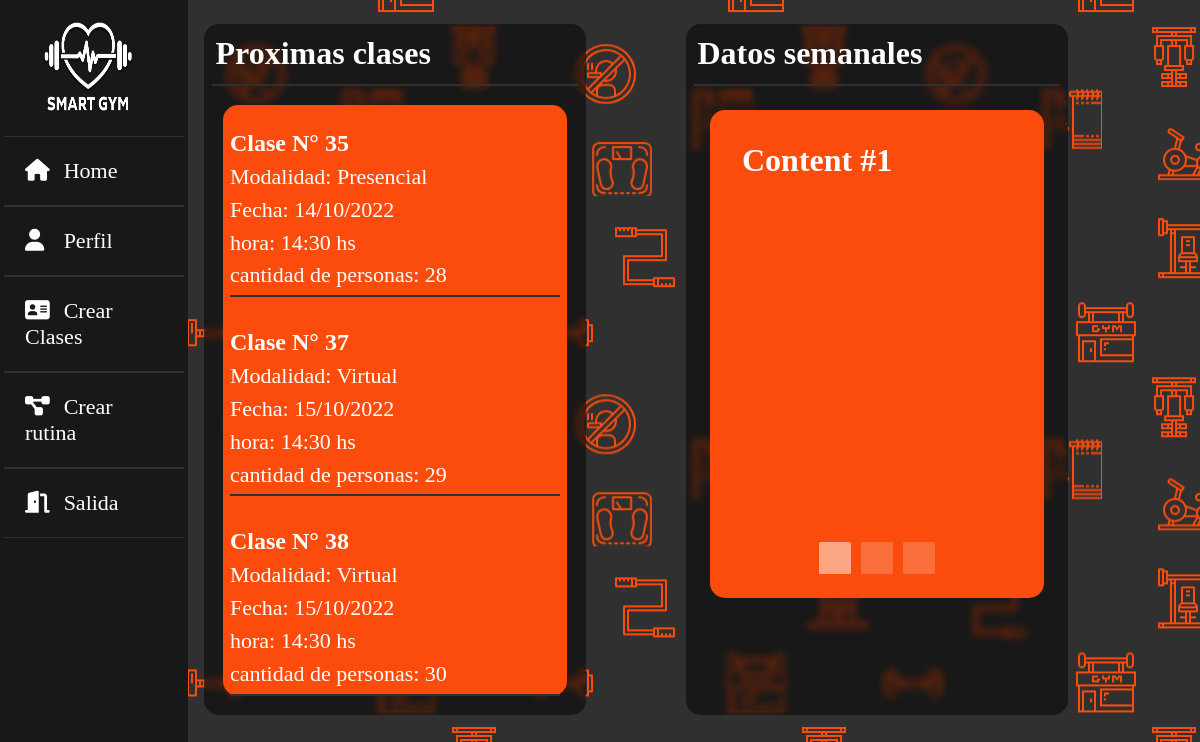
The page /vistas/homeusuarioe.php (signed in) on the database as committed earlier.
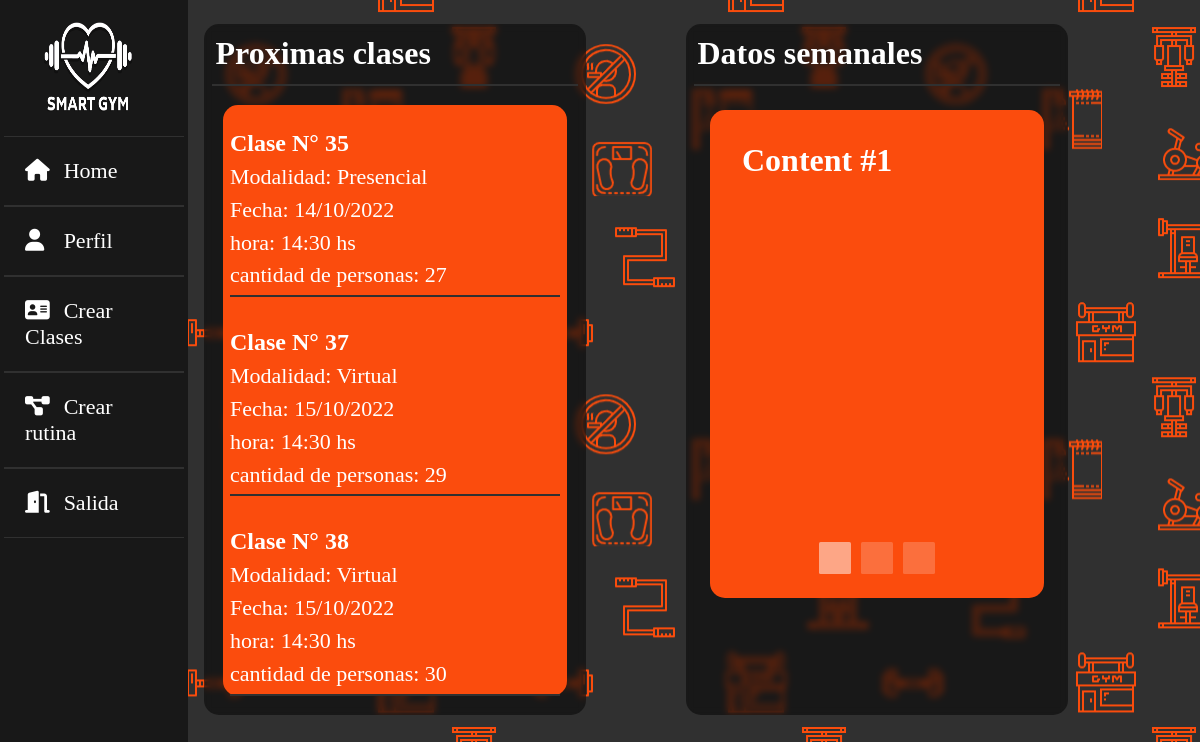
The same page on the database as committed later.
### tables this page shows
CREATE TABLE `clases` (
  `idclase` int(11) NOT NULL,
  `entrenador` varchar(22) NOT NULL,
  `modalidad` varchar(22) NOT NULL,
  `fecha` varchar(22) NOT NULL,
  `hora` varchar(22) NOT NULL,
  `cupos` int(22) NOT NULL,
  `estado` int(5) NOT NULL
);

### vistas/homeusuarioe.php (the view, shortened to what this page needs)
<?php
$conex = conectar();
$nusuario = $_SESSION['usuario'];
$sql = "SELECT * FROM datos WHERE usuario='$nusuario'";
$query = mysqli_query($conex, $sql);
$row = mysqli_fetch_array($query);
$idrol = $row['id_rol'];
?>
<!DOCTYPE html>
<html lang="es">
<head>
    <link rel="stylesheet" href="../css/EstiloHomes.css">
    <link rel="stylesheet" href="../css/EstiloGeneral.css">
</head>
<?php
switch ($idrol) {
    case 1:
        include("sidebars/sidebare.php");
        break;
}
?>
<body>
    <div class="main_contentn">
        <div class="izquierdan" id="divsb">
            <h1> Proximas clases </h1>
            <hr>
            <div class="turno-prox">
                <?php
                $sqlper = "SELECT * FROM clases WHERE entrenador='$nusuario'";
                $queryper = mysqli_query($conex, $sqlper);
                while ($datap = mysqli_fetch_array($queryper)) {
                ?>
                    <br>
                    <h2>Clase N° <?php echo $datap['idclase'] ?></h2>
                    <p>Modalidad: <?php echo $datap['modalidad'] ?></p>
                    <p>Fecha: <?php echo $datap['fecha'] ?></p>
                    <p>hora: <?php echo $datap['hora'] ?></p>
                    <p>cantidad de personas: <?php echo $datap['cupos'] ?></p>
                    <hr>
                <?php
                }; ?>
            </div>
        </div>
        <div class="derechan" id="divsb">
            <h1> Datos semanales</h1>
            <hr>
            <div class="caruselo">
                <div class="citem">Content #1</div>
            </div>
        </div>
    </div>
</body>
</html>

### vistas/sidebars/sidebare.php (shortened to what this page needs)
<html lang="es">
<head>
    <link rel="stylesheet" href="../css/EstiloSidebar.css">
</head>
<body>
    <div class="wrapper">
        <div class="menulateral">
            <a href="homeusuarioe.php"><img class="imagenlogo" src="../img/logo.png"></a>
            <ul>
                <li><a href="homeusuarioe.php"><i class="fas fa-home"></i>Home</a></li>
                <li><a href="perfilusuarioc.php"><i class="fas fa-user"></i>Perfil</a></li>
                <li><a href="turnose.php"><i class="fas fa-address-card"></i>Crear Clases</a></li>
                <li><a href="rutinausuarioe.php"><i class="fas fa-project-diagram"></i>Crear rutina</a></li>
                <li><a href="../models/sessiondestroy.php"><i class="fas fa-door-open"></i>Salida</a></li>
            </ul>
        </div>
    </div>
</body>

### css/EstiloHomes.css (style rules this page uses)
:root { --color-letra: #fff; --color-fondos: #fb4c0d; --color-fondo-html: #020202; --color-fondosn: #181818; --color-fondobotones: #252525; --color-bordes: #303030; }
* { margin: 0%; padding: 0%; }
.main_contentn { width: 72%; margin-top: 2%; margin-left: 17%; display: grid; grid-template-columns: repeat(2, 1fr); grid-template-rows: 1fr; grid-column-gap: 100px; grid-row-gap: px; }
.izquierdan { grid-area: 1 / 1 / 2 / 2; }
.derechan { grid-area: 1 / 2 / 2 / 3; }

### css/EstiloGeneral.css (style rules this page uses)
* { margin: 0%; padding: 0%; }
html { background-image: url("../img/fondo_icon.png"); }
body { background-image: url("../img/fondo_icon.png"); }
#divsb { border-radius: 15px; background: rgba(0, 0, 0, 0.5); backdrop-filter: blur(3.5px); -webkit-backdrop-filter: blur(3.5px); }

### css/EstiloSidebar.css (style rules this page uses)
.wrapper { display: flex; position: relative; background: transparent; }
.menulateral { width: 15vw; height: 100vh; background: var(--color-fondosn); padding: .5vh; position: fixed; }
.wrapper .menulateral img { position: relative; margin-top: 2vh; margin-bottom: 2vh; margin-left: 20%; height: 12vh; width: 8vw; }
.wrapper .menulateral ul li { padding: 5%; border-top: 1px solid var(--color-bordes); border-bottom: 1px solid var(--color-bordes); border-left: none ; border-right: none; }
.wrapper .menulateral ul li a { color: var(--color-letra); font-size: 22px; padding: 1.5vh; display: block; transition: 0.5s; text-decoration: none; }
.wrapper .menulateral ul li a .fas { width: 28%; }
.imagenlogo { width: 100px; height: 60px; margin-left: 45px; margin-top: -25px; }

### vistas/homeusuarioe.php (style rules this page uses)
h1 { margin: 3%; color: #fff; }
.turno-prox { position: relative; height: fit-content; width: 90%; margin: 5%; border-radius: 15px; background: #fb4c0d; }
.turno-prox p { font-size: 22px; margin: 2%; color: #fff; }
.turno-prox h2 { font-size: 24px; margin: 2%; color: #fff; }
hr { margin: 2%; border: 1px solid #303030; }
.caruselo { position: relative; }
.citem { height: 53vh; margin: 3vh; border-radius: 15px; background: #fb4c0d; padding: 1em; font-weight: bold; font-size: 2em; color: #ffffff; display: none; }
.citem--selected { display: block; }

Rows that differ between the two databases and show on the page:
changed clases "Presencial": cupos "28" → "27"
